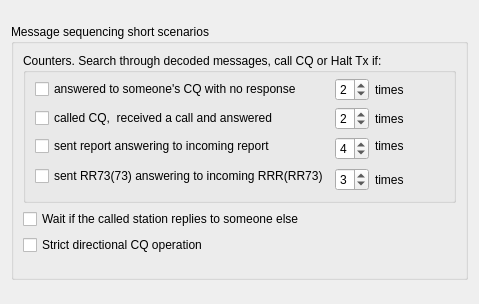
     <widget class="QWidget" name="sequencing_tab">
      <attribute name="title">
       <string>Sequencing</string>
      </attribute>
      <layout class="QGridLayout" name="gridLayout_41">
       <item row="0" column="0">
        <layout class="QVBoxLayout" name="verticalLayout_18">
         <item>
          <spacer name="verticalSpacer_15">
           <property name="orientation">
            <enum>Qt::Vertical</enum>
           </property>
           <property name="sizeType">
            <enum>QSizePolicy::Preferred</enum>
           </property>
           <property name="sizeHint" stdset="0">
            <size>
             <width>13</width>
             <height>13</height>
            </size>
           </property>
          </spacer>
         </item>
         <item>
          <widget class="QGroupBox" name="groupBox_9">
           <property name="title">
            <string>Message sequencing short scenarios</string>
           </property>
           <layout class="QGridLayout" name="gridLayout_40">
            <item row="0" column="0">
             <layout class="QVBoxLayout" name="verticalLayout_15">
              <item>
               <widget class="QGroupBox" name="groupBox_11">
                <property name="toolTip">
                 <string>&lt;html&gt;&lt;head/&gt;&lt;body&gt;&lt;p&gt;AutoSeq 1..3: call CQ when counter is reached. AutoSeq 6/7: search through decoded messages for any valid 'CQ' or '73' message, call CQ if there no such messages found. Halt Tx if Single Shot QSO option is enabled in AutoSeq tab.&lt;/p&gt;&lt;/body&gt;&lt;/html&gt;</string>
                </property>
                <property name="title">
                 <string>Counters. Search through decoded messages, call CQ or Halt Tx if:</string>
                </property>
                <layout class="QGridLayout" name="gridLayout_36">
                 <property name="topMargin">
                  <number>5</number>
                 </property>
                 <item row="0" column="0">
                  <layout class="QHBoxLayout" name="horizontalLayout_37">
                   <item>
                    <layout class="QGridLayout" name="gridLayout_34">
                     <item row="0" column="1">
                      <widget class="QSpinBox" name="sbAnswerCQCounter">
                       <property name="enabled">
                        <bool>true</bool>
                       </property>
                       <property name="minimum">
                        <number>1</number>
                       </property>
                       <property name="maximum">
                        <number>5</number>
                       </property>
                       <property name="value">
                        <number>2</number>
                       </property>
                      </widget>
                     </item>
                     <item row="0" column="2">
                      <widget class="QLabel" name="label_23">
                       <property name="enabled">
                        <bool>true</bool>
                       </property>
                       <property name="text">
                        <string>times</string>
                       </property>
                      </widget>
                     </item>
                     <item row="1" column="0">
                      <widget class="QCheckBox" name="answerInCallCount_checkBox">
                       <property name="enabled">
                        <bool>true</bool>
                       </property>
                       <property name="toolTip">
                        <string/>
                       </property>
                       <property name="text">
                        <string>called CQ,  received a call and answered</string>
                       </property>
                      </widget>
                     </item>
                     <item row="1" column="1">
                      <widget class="QSpinBox" name="sbAnswerInCallCounter">
                       <property name="enabled">
                        <bool>true</bool>
                       </property>
                       <property name="minimum">
                        <number>1</number>
                       </property>
                       <property name="maximum">
                        <number>5</number>
                       </property>
                       <property name="value">
                        <number>2</number>
                       </property>
                      </widget>
                     </item>
                     <item row="1" column="2">
                      <widget class="QLabel" name="label_26">
                       <property name="enabled">
                        <bool>true</bool>
                       </property>
                       <property name="text">
                        <string>times</string>
                       </property>
                      </widget>
                     </item>
                     <item row="2" column="1" rowspan="2">
                      <widget class="QSpinBox" name="sbSentRReportCounter">
                       <property name="enabled">
                        <bool>true</bool>
                       </property>
                       <property name="minimum">
                        <number>1</number>
                       </property>
                       <property name="maximum">
                        <number>5</number>
                       </property>
                       <property name="value">
                        <number>4</number>
                       </property>
                      </widget>
                     </item>
                     <item row="2" column="2">
                      <widget class="QLabel" name="label_27">
                       <property name="enabled">
                        <bool>true</bool>
                       </property>
                       <property name="text">
                        <string>times</string>
                       </property>
                      </widget>
                     </item>
                     <item row="3" column="0" rowspan="2">
                      <widget class="QCheckBox" name="sentRR7373Count_checkBox">
                       <property name="enabled">
                        <bool>true</bool>
                       </property>
                       <property name="text">
                        <string>sent RR73(73) answering to incoming RRR(RR73)</string>
                       </property>
                      </widget>
                     </item>
                     <item row="4" column="1">
                      <widget class="QSpinBox" name="sbSentRR7373Counter">
                       <property name="enabled">
                        <bool>true</bool>
                       </property>
                       <property name="minimum">
                        <number>1</number>
                       </property>
                       <property name="maximum">
                        <number>5</number>
                       </property>
                       <property name="value">
                        <number>3</number>
                       </property>
                      </widget>
                     </item>
                     <item row="4" column="2">
                      <widget class="QLabel" name="label_28">
                       <property name="enabled">
                        <bool>true</bool>
                       </property>
                       <property name="text">
                        <string>times</string>
                       </property>
                      </widget>
                     </item>
                     <item row="0" column="0">
                      <widget class="QCheckBox" name="answerCQCount_checkBox">
                       <property name="enabled">
                        <bool>true</bool>
                       </property>
                       <property name="toolTip">
                        <string/>
                       </property>
                       <property name="text">
                        <string>answered to someone's CQ with no response</string>
                       </property>
                      </widget>
                     </item>
                     <item row="2" column="0">
                      <widget class="QCheckBox" name="sentRReportCount_checkBox">
                       <property name="enabled">
                        <bool>true</bool>
                       </property>
                       <property name="toolTip">
                        <string/>
                       </property>
                       <property name="text">
                        <string>sent report answering to incoming report</string>
                       </property>
                      </widget>
                     </item>
                    </layout>
                   </item>
                   <item>
                    <spacer name="horizontalSpacer_30">
                     <property name="orientation">
                      <enum>Qt::Horizontal</enum>
                     </property>
                     <property name="sizeHint" stdset="0">
                      <size>
                       <width>40</width>
                       <height>20</height>
                      </size>
                     </property>
                    </spacer>
                   </item>
                  </layout>
                 </item>
                </layout>
               </widget>
              </item>
              <item>
               <layout class="QHBoxLayout" name="horizontalLayout_27">
                <item>
                 <layout class="QGridLayout" name="gridLayout_33">
                  <item row="4" column="0">
                   <widget class="QCheckBox" name="haltTxReplyOther_checkBox">
                    <property name="enabled">
                     <bool>true</bool>
                    </property>
                    <property name="toolTip">
                     <string>With AutoSeq enabled, checking this option pauses calls to the selected station while it replies to someone else, keeping Enable TX on. Resume on its CQ, 73, RR73, RRR or a reply to you. When unchecked, do not pause for this reason. Call limits, the TX watchdog and Stop still apply.</string>
                    </property>
                    <property name="text">
                     <string>Wait if the called station replies to someone else</string>
                    </property>
                   </widget>
                  </item>
                  <item row="5" column="0">
                   <widget class="QCheckBox" name="strictDirCQ_checkBox">
                    <property name="toolTip">
                     <string>&lt;html&gt;&lt;head/&gt;&lt;body&gt;&lt;p&gt;By default autoselection ignoring received/transmitted direction of CQ if there is a valid 'new DXCC' message decoded, either incoming call or selection from decoded CQ/73 messages. This option eliminates 'new DXCC' exception in autoselection for directional CQ processing.&lt;/p&gt;&lt;/body&gt;&lt;/html&gt;</string>
                    </property>
                    <property name="text">
                     <string>Strict directional CQ operation</string>
                    </property>
                   </widget>
                  </item>
                 </layout>
                </item>
                <item>
                 <spacer name="horizontalSpacer_17">
                  <property name="orientation">
                   <enum>Qt::Horizontal</enum>
                  </property>
                  <property name="sizeHint" stdset="0">
                   <size>
                    <width>13</width>
                    <height>20</height>
                   </size>
                  </property>
                 </spacer>
                </item>
               </layout>
              </item>
              <item>
               <spacer name="verticalSpacer_18">
                <property name="orientation">
                 <enum>Qt::Vertical</enum>
                </property>
                <property name="sizeHint" stdset="0">
                 <size>
                  <width>13</width>
                  <height>13</height>
                 </size>
                </property>
               </spacer>
              </item>
             </layout>
            </item>
           </layout>
          </widget>
         </item>
         <item>
          <spacer name="verticalSpacer_11">
           <property name="orientation">
            <enum>Qt::Vertical</enum>
           </property>
           <property name="sizeHint" stdset="0">
            <size>
             <width>13</width>
             <height>13</height>
            </size>
           </property>
          </spacer>
         </item>
        </layout>
       </item>
      </layout>
     </widget>
